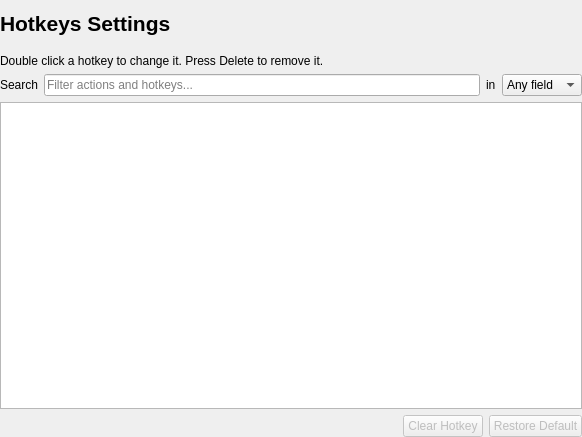
<?xml version="1.0" encoding="UTF-8"?>
<!--
  -     Copyright (c) 2026 by Andrew Hale <halea2196@gmail.com>
  -
  -     This program is free software: you can redistribute it and/or modify
  -     it under the terms of the GNU General Public License as published by
  -     the Free Software Foundation, either version 3 of the License, or
  -     (at your option) any later version.
  -
  -     This program is distributed in the hope that it will be useful,
  -     but WITHOUT ANY WARRANTY; without even the implied warranty of
  -     MERCHANTABILITY or FITNESS FOR A PARTICULAR PURPOSE.  See the
  -     GNU General Public License for more details.
  -
  -     You should have received a copy of the GNU General Public License
  -     along with this program.  If not, see <http://www.gnu.org/licenses/>.
  -
  -->

<ui version="4.0">
 <class>HotkeysSettings</class>
 <widget class="QWidget" name="HotkeysSettings">
  <property name="geometry">
   <rect>
    <x>0</x>
    <y>0</y>
    <width>582</width>
    <height>437</height>
   </rect>
  </property>
  <property name="windowTitle">
   <string>HotkeysSettings</string>
  </property>
  <layout class="QVBoxLayout" name="verticalLayout">
   <property name="leftMargin">
    <number>0</number>
   </property>
   <property name="rightMargin">
    <number>0</number>
   </property>
   <property name="bottomMargin">
    <number>0</number>
   </property>
   <item>
    <widget class="QLabel" name="label">
     <property name="font">
      <font>
       <pointsize>16</pointsize>
       <bold>true</bold>
      </font>
     </property>
     <property name="text">
      <string>Hotkeys Settings</string>
     </property>
    </widget>
   </item>
   <item>
    <spacer name="verticalSpacer">
     <property name="orientation">
      <enum>Qt::Orientation::Vertical</enum>
     </property>
     <property name="sizeType">
      <enum>QSizePolicy::Policy::Fixed</enum>
     </property>
     <property name="sizeHint" stdset="0">
      <size>
       <width>20</width>
       <height>12</height>
      </size>
     </property>
    </spacer>
   </item>
   <item>
    <widget class="QLabel" name="descriptionLabel">
     <property name="text">
      <string>Double click a hotkey to change it. Press Delete to remove it.</string>
     </property>
     <property name="wordWrap">
      <bool>true</bool>
     </property>
    </widget>
   </item>
   <item>
    <layout class="QHBoxLayout" name="searchLayout">
     <item>
      <widget class="QLabel" name="searchLabel">
       <property name="text">
        <string>Search</string>
       </property>
      </widget>
     </item>
     <item>
      <widget class="QLineEdit" name="searchEdit">
       <property name="clearButtonEnabled">
        <bool>true</bool>
       </property>
       <property name="placeholderText">
        <string>Filter actions and hotkeys...</string>
       </property>
      </widget>
     </item>
     <item>
      <widget class="QLabel" name="scopeLabel">
       <property name="text">
        <string>in</string>
       </property>
      </widget>
     </item>
     <item>
      <widget class="QComboBox" name="searchScope">
       <item>
        <property name="text">
         <string>Any field</string>
        </property>
       </item>
       <item>
        <property name="text">
         <string>Action</string>
        </property>
       </item>
       <item>
        <property name="text">
         <string>Category</string>
        </property>
       </item>
       <item>
        <property name="text">
         <string>Hotkey</string>
        </property>
       </item>
      </widget>
     </item>
    </layout>
   </item>
   <item>
    <widget class="QTreeView" name="hotkeyView">
     <property name="editTriggers">
      <set>QAbstractItemView::EditTrigger::DoubleClicked|QAbstractItemView::EditTrigger::EditKeyPressed|QAbstractItemView::EditTrigger::SelectedClicked</set>
     </property>
     <property name="alternatingRowColors">
      <bool>true</bool>
     </property>
     <property name="selectionBehavior">
      <enum>QAbstractItemView::SelectionBehavior::SelectRows</enum>
     </property>
     <property name="rootIsDecorated">
      <bool>false</bool>
     </property>
     <property name="uniformRowHeights">
      <bool>true</bool>
     </property>
     <property name="sortingEnabled">
      <bool>true</bool>
     </property>
     <property name="allColumnsShowFocus">
      <bool>true</bool>
     </property>
    </widget>
   </item>
   <item>
    <layout class="QHBoxLayout" name="buttonLayout">
     <item>
      <widget class="QLabel" name="statusLabel">
       <property name="text">
        <string/>
       </property>
      </widget>
     </item>
     <item>
      <spacer name="horizontalSpacer">
       <property name="orientation">
        <enum>Qt::Orientation::Horizontal</enum>
       </property>
       <property name="sizeHint" stdset="0">
        <size>
         <width>40</width>
         <height>20</height>
        </size>
       </property>
      </spacer>
     </item>
     <item>
      <widget class="QPushButton" name="clearButton">
       <property name="enabled">
        <bool>false</bool>
       </property>
       <property name="text">
        <string>Clear Hotkey</string>
       </property>
      </widget>
     </item>
     <item>
      <widget class="QPushButton" name="restoreButton">
       <property name="enabled">
        <bool>false</bool>
       </property>
       <property name="text">
        <string>Restore Default</string>
       </property>
      </widget>
     </item>
    </layout>
   </item>
  </layout>
 </widget>
 <resources/>
 <connections/>
</ui>
